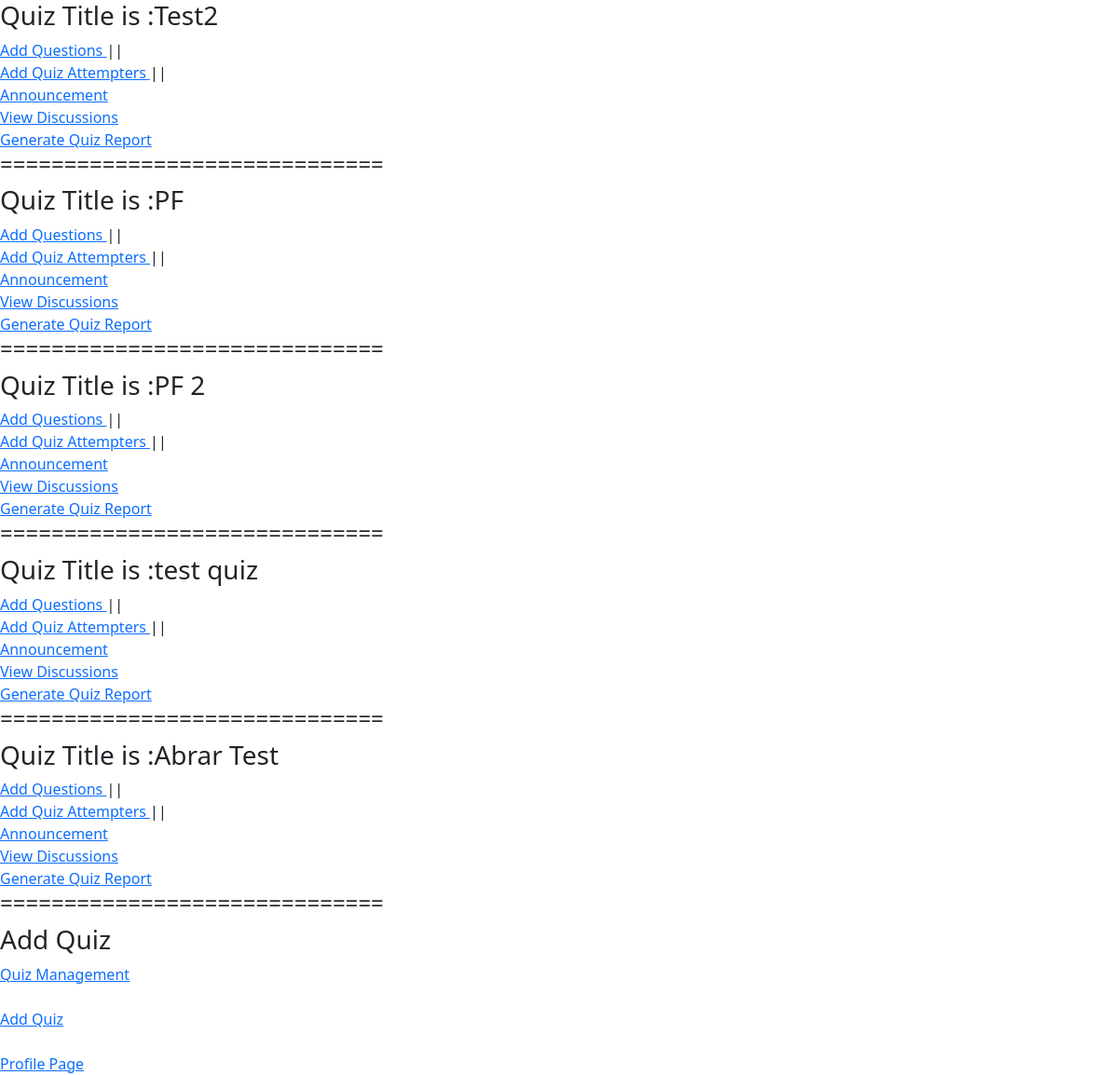
Before: /quiz_management/draft_quizzes/ (signed in) with the older database file.
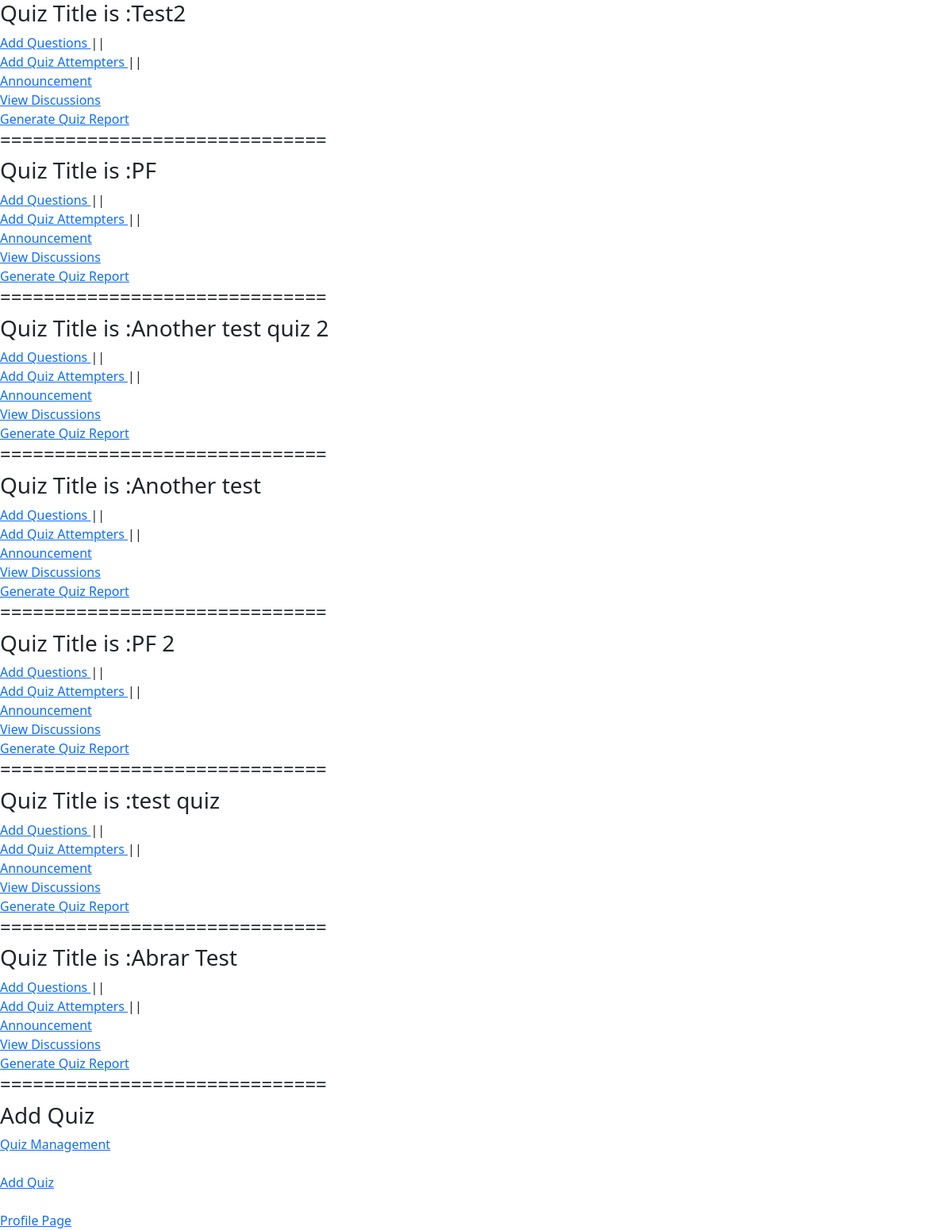
After: the same page with the newer database file.
### quiz_management/models.py (models this page shows, shortened)
class Quiz(models.Model):
    host = models.ForeignKey(User, on_delete=models.CASCADE)
    title = models.CharField(max_length=120)
    category = models.CharField(max_length=30, null=True, blank=True)
    is_quiz_attempted = models.BooleanField(default=False)
    start_time = models.DateTimeField(default=timezone.now)
    end_time = models.DateTimeField(default=timezone.now)
    class Meta:
        ordering = ['start_time', 'end_time']

### quiz_management/decorators.py (the view)
    def check_host(request, *args, **kwargs):
        if request.user.is_authenticated and not request.user.is_superuser:
            try:
                is_quiz_attempter = QuizAttempter.objects.get(id=request.user.id).is_quiz_attempter
                if not is_quiz_attempter:
                    return view_function(request, *args, **kwargs)
            except QuizAttempter.DoesNotExist:
                return view_function(request, *args, **kwargs)
        return HttpResponse("You are not Host/")

### quiz_management/views.py (called while the page is built)
@host_required
def draft_quizzes(request):
    quizzes = Quiz.objects.all()
    host = request.user
    return render(request, 'quiz_management/draft_quizzes.html', {'quizzes': quizzes, 'host': host})

### quiz_management/templates/quiz_management/draft_quizzes.html (shortened to what this page needs)
{% extends "base.html" %}
{% block content %}
        {% for quiz in quizzes %}
            {% if quiz.host == host %}
            <h3>Quiz Title is :{{ quiz.title }}</h3> <a href="{% url "draft"  quiz.id %}"> Add Questions </a>    ||
            <br> <a href="{% url "addquizattempter" quiz.id %}"> Add Quiz Attempters </a>  ||
            <br> <a href="{% url "announcement" quiz.id %}">Announcement</a>
            <br> <a href="{% url "viewdiscussions" quiz.id%}">View Discussions</a>
            <br> <a href="{% url "generatereport" quiz.id%}">Generate Quiz Report</a>
            <h4> ============================== </h4>
            {% endif %}
        {% endfor %}
        <h3>Add Quiz</h3>
        <a href="{% url "quizmanagement" %}">Quiz Management</a> <br><br>
        <a href="{% url "addquiz" %}">Add Quiz</a> <br> <br>
        <a href="{% url "profile" %}">Profile Page</a>
{% endblock content %}

### templates/base.html (shortened to what this page needs)
<!DOCTYPE html>
<html lang="en">
<head>
    <link href="https://cdn.jsdelivr.net/npm/bootstrap@5.3.2/dist/css/bootstrap.min.css" rel="stylesheet">
</head>
<body>
    {% block content %}{% endblock content %}
</body>
</html>

Changed rows visible on the page:
added Quiz: title "Another test quiz 2"
added Quiz: title "Another test"
